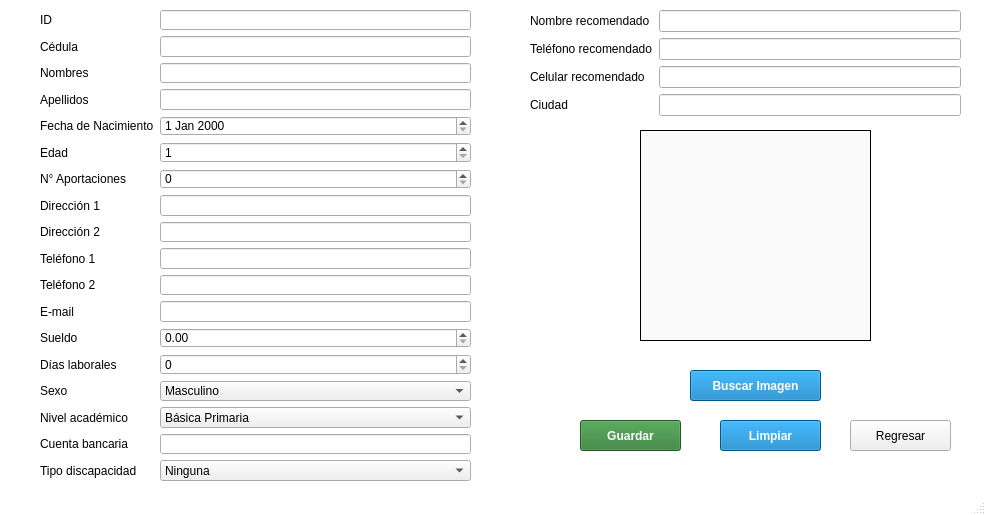
<?xml version="1.0" encoding="UTF-8"?>
<ui version="4.0">
 <class>Fondo1</class>
 <widget class="QMainWindow" name="Fondo1">
  <property name="geometry">
   <rect>
    <x>0</x>
    <y>0</y>
    <width>986</width>
    <height>515</height>
   </rect>
  </property>
  <property name="windowTitle">
   <string>MainWindow</string>
  </property>
  <property name="styleSheet">
   <string notr="true">#Fondo1{
	background-color: #fff;
}
#fondoTitulo{
	background-color:#03A9F4;
	box-shadow: 10px 5px 5px black;
}
#fondoTitulo_2{
	background-color:#03A9F4;
	box-shadow: 10px 5px 5px black;
}

#titulo{
	font-size: 25px;
    color:#fff;
	font-family: Arial, Verdana;
	font-weight: bold;
}

#btnGuardar{ background: #2E7D32; color: #fff; font-size: 12px; font-weight: bold; }
#btnEliminar{ background: #B71C1C; color: #fff; font-size: 12px; font-weight: bold; }
#btnLimpiar{ background: #0277BD; color: #fff; font-size: 12px;font-weight: bold;  }
#btnBuscarImg{ background: #0277BD; color: #fff; font-size: 12px; font-weight: bold; }

#btnBuscar{ background: #2E7D32; color: #fff; font-size: 12px; font-weight: bold; }

#verImagen{
	background-color:#FAFAFA;
}</string>
  </property>
  <widget class="QWidget" name="centralwidget">
   <widget class="QWidget" name="formLayoutWidget">
    <property name="geometry">
     <rect>
      <x>40</x>
      <y>10</y>
      <width>431</width>
      <height>471</height>
     </rect>
    </property>
    <layout class="QFormLayout" name="formLayout">
     <item row="0" column="0">
      <widget class="QLabel" name="lblId">
       <property name="text">
        <string>ID</string>
       </property>
      </widget>
     </item>
     <item row="0" column="1">
      <widget class="QLineEdit" name="txtID">
       <property name="inputMethodHints">
        <set>Qt::ImhNone</set>
       </property>
       <property name="inputMask">
        <string/>
       </property>
       <property name="readOnly">
        <bool>true</bool>
       </property>
      </widget>
     </item>
     <item row="1" column="0">
      <widget class="QLabel" name="lblCedula">
       <property name="text">
        <string>Cédula</string>
       </property>
      </widget>
     </item>
     <item row="1" column="1">
      <widget class="QLineEdit" name="txtCedula">
       <property name="maxLength">
        <number>11</number>
       </property>
      </widget>
     </item>
     <item row="2" column="0">
      <widget class="QLabel" name="lblNombres">
       <property name="text">
        <string>Nombres</string>
       </property>
      </widget>
     </item>
     <item row="2" column="1">
      <widget class="QLineEdit" name="txtNombres"/>
     </item>
     <item row="3" column="0">
      <widget class="QLabel" name="lblApellidos">
       <property name="text">
        <string>Apellidos</string>
       </property>
      </widget>
     </item>
     <item row="3" column="1">
      <widget class="QLineEdit" name="txtApellidos"/>
     </item>
     <item row="4" column="0">
      <widget class="QLabel" name="lblFecha">
       <property name="text">
        <string>Fecha de Nacimiento</string>
       </property>
      </widget>
     </item>
     <item row="4" column="1">
      <widget class="QDateEdit" name="txtFecha"/>
     </item>
     <item row="5" column="0">
      <widget class="QLabel" name="lblTelefono">
       <property name="text">
        <string>Edad</string>
       </property>
      </widget>
     </item>
     <item row="5" column="1">
      <widget class="QSpinBox" name="txtEdad">
       <property name="minimum">
        <number>1</number>
       </property>
       <property name="maximum">
        <number>150</number>
       </property>
      </widget>
     </item>
     <item row="6" column="0">
      <widget class="QLabel" name="lblCiudad">
       <property name="text">
        <string>N° Aportaciones</string>
       </property>
      </widget>
     </item>
     <item row="6" column="1">
      <widget class="QSpinBox" name="txtAport">
       <property name="maximum">
        <number>9999</number>
       </property>
      </widget>
     </item>
     <item row="7" column="0">
      <widget class="QLabel" name="lblNivel">
       <property name="text">
        <string>Dirección 1</string>
       </property>
      </widget>
     </item>
     <item row="7" column="1">
      <widget class="QLineEdit" name="txtDireccion1"/>
     </item>
     <item row="8" column="0">
      <widget class="QLabel" name="lblNivel_2">
       <property name="text">
        <string>Dirección 2</string>
       </property>
      </widget>
     </item>
     <item row="8" column="1">
      <widget class="QLineEdit" name="txtDireccion2"/>
     </item>
     <item row="9" column="0">
      <widget class="QLabel" name="lblNivel_3">
       <property name="text">
        <string>Teléfono 1</string>
       </property>
      </widget>
     </item>
     <item row="9" column="1">
      <widget class="QLineEdit" name="txtTelefono1">
       <property name="maxLength">
        <number>10</number>
       </property>
      </widget>
     </item>
     <item row="10" column="0">
      <widget class="QLabel" name="lblNivel_4">
       <property name="text">
        <string>Teléfono 2</string>
       </property>
      </widget>
     </item>
     <item row="10" column="1">
      <widget class="QLineEdit" name="txtTelefono2">
       <property name="maxLength">
        <number>10</number>
       </property>
      </widget>
     </item>
     <item row="11" column="0">
      <widget class="QLabel" name="lblId_2">
       <property name="text">
        <string>E-mail</string>
       </property>
      </widget>
     </item>
     <item row="11" column="1">
      <widget class="QLineEdit" name="txtCorreo"/>
     </item>
     <item row="12" column="0">
      <widget class="QLabel" name="lblCedula_2">
       <property name="text">
        <string>Sueldo</string>
       </property>
      </widget>
     </item>
     <item row="12" column="1">
      <widget class="QDoubleSpinBox" name="txtSueldo">
       <property name="maximum">
        <double>9999.989999999999782</double>
       </property>
      </widget>
     </item>
     <item row="13" column="0">
      <widget class="QLabel" name="lblNombres_2">
       <property name="text">
        <string>Días laborales</string>
       </property>
      </widget>
     </item>
     <item row="13" column="1">
      <widget class="QSpinBox" name="txtDias">
       <property name="maximum">
        <number>365</number>
       </property>
      </widget>
     </item>
     <item row="14" column="0">
      <widget class="QLabel" name="lblApellidos_2">
       <property name="text">
        <string>Sexo</string>
       </property>
      </widget>
     </item>
     <item row="14" column="1">
      <widget class="QComboBox" name="cbxSexo">
       <item>
        <property name="text">
         <string>Masculino</string>
        </property>
       </item>
       <item>
        <property name="text">
         <string>Femenino</string>
        </property>
       </item>
      </widget>
     </item>
     <item row="15" column="0">
      <widget class="QLabel" name="lblFecha_2">
       <property name="text">
        <string>Nivel académico</string>
       </property>
      </widget>
     </item>
     <item row="15" column="1">
      <widget class="QComboBox" name="cbxNivel">
       <item>
        <property name="text">
         <string>Básica Primaria</string>
        </property>
       </item>
       <item>
        <property name="text">
         <string>Básica Secundaria</string>
        </property>
       </item>
       <item>
        <property name="text">
         <string>Formación Tecnológica</string>
        </property>
       </item>
       <item>
        <property name="text">
         <string>Formación Universitaria</string>
        </property>
       </item>
       <item>
        <property name="text">
         <string>Profesional</string>
        </property>
       </item>
       <item>
        <property name="text">
         <string>Postgrado o Especialización</string>
        </property>
       </item>
       <item>
        <property name="text">
         <string>Magister, PHD</string>
        </property>
       </item>
      </widget>
     </item>
     <item row="16" column="0">
      <widget class="QLabel" name="lblTelefono_2">
       <property name="text">
        <string>Cuenta bancaria</string>
       </property>
      </widget>
     </item>
     <item row="16" column="1">
      <widget class="QLineEdit" name="txtCuenta"/>
     </item>
     <item row="17" column="0">
      <widget class="QLabel" name="lblCiudad_2">
       <property name="text">
        <string>Tipo discapacidad</string>
       </property>
      </widget>
     </item>
     <item row="17" column="1">
      <widget class="QComboBox" name="cbxDiscapacidad">
       <item>
        <property name="text">
         <string>Ninguna</string>
        </property>
       </item>
       <item>
        <property name="text">
         <string>Discapacidad física o motora</string>
        </property>
       </item>
       <item>
        <property name="text">
         <string>Discapacidad auditiva</string>
        </property>
       </item>
       <item>
        <property name="text">
         <string>Discapacidad visual</string>
        </property>
       </item>
       <item>
        <property name="text">
         <string>Discapacidad intelectual o mental</string>
        </property>
       </item>
      </widget>
     </item>
    </layout>
   </widget>
   <widget class="QLabel" name="verImagen">
    <property name="geometry">
     <rect>
      <x>640</x>
      <y>130</y>
      <width>231</width>
      <height>211</height>
     </rect>
    </property>
    <property name="frameShape">
     <enum>QFrame::Box</enum>
    </property>
    <property name="frameShadow">
     <enum>QFrame::Plain</enum>
    </property>
    <property name="lineWidth">
     <number>1</number>
    </property>
    <property name="midLineWidth">
     <number>0</number>
    </property>
    <property name="text">
     <string/>
    </property>
    <property name="scaledContents">
     <bool>true</bool>
    </property>
   </widget>
   <widget class="QPushButton" name="btnBuscarImg">
    <property name="geometry">
     <rect>
      <x>690</x>
      <y>370</y>
      <width>131</width>
      <height>31</height>
     </rect>
    </property>
    <property name="font">
     <font>
      <pointsize>-1</pointsize>
      <weight>75</weight>
      <bold>true</bold>
     </font>
    </property>
    <property name="text">
     <string>Buscar Imagen</string>
    </property>
   </widget>
   <widget class="QPushButton" name="btnGuardar">
    <property name="geometry">
     <rect>
      <x>580</x>
      <y>420</y>
      <width>101</width>
      <height>31</height>
     </rect>
    </property>
    <property name="text">
     <string>Guardar</string>
    </property>
   </widget>
   <widget class="QPushButton" name="btnLimpiar">
    <property name="geometry">
     <rect>
      <x>720</x>
      <y>420</y>
      <width>101</width>
      <height>31</height>
     </rect>
    </property>
    <property name="text">
     <string>Limpiar</string>
    </property>
   </widget>
   <widget class="QWidget" name="formLayoutWidget_2">
    <property name="geometry">
     <rect>
      <x>530</x>
      <y>10</y>
      <width>431</width>
      <height>111</height>
     </rect>
    </property>
    <layout class="QFormLayout" name="formLayout_2">
     <item row="0" column="0">
      <widget class="QLabel" name="lblNivel_13">
       <property name="text">
        <string>Nombre recomendado</string>
       </property>
      </widget>
     </item>
     <item row="0" column="1">
      <widget class="QLineEdit" name="txtNombreRecom"/>
     </item>
     <item row="1" column="0">
      <widget class="QLabel" name="lblNivel_14">
       <property name="text">
        <string>Teléfono recomendado</string>
       </property>
      </widget>
     </item>
     <item row="1" column="1">
      <widget class="QLineEdit" name="txtTelefonoRecom">
       <property name="maxLength">
        <number>10</number>
       </property>
      </widget>
     </item>
     <item row="2" column="0">
      <widget class="QLabel" name="lblNivel_15">
       <property name="text">
        <string>Celular recomendado</string>
       </property>
      </widget>
     </item>
     <item row="2" column="1">
      <widget class="QLineEdit" name="txtCelularRecom">
       <property name="maxLength">
        <number>10</number>
       </property>
      </widget>
     </item>
     <item row="3" column="0">
      <widget class="QLabel" name="lblNivel_16">
       <property name="text">
        <string>Ciudad </string>
       </property>
      </widget>
     </item>
     <item row="3" column="1">
      <widget class="QLineEdit" name="txtCiudad"/>
     </item>
    </layout>
   </widget>
   <widget class="QPushButton" name="btnRegresar">
    <property name="geometry">
     <rect>
      <x>850</x>
      <y>420</y>
      <width>101</width>
      <height>31</height>
     </rect>
    </property>
    <property name="text">
     <string>Regresar</string>
    </property>
   </widget>
  </widget>
  <widget class="QStatusBar" name="statusbar"/>
 </widget>
 <resources/>
 <connections/>
</ui>
